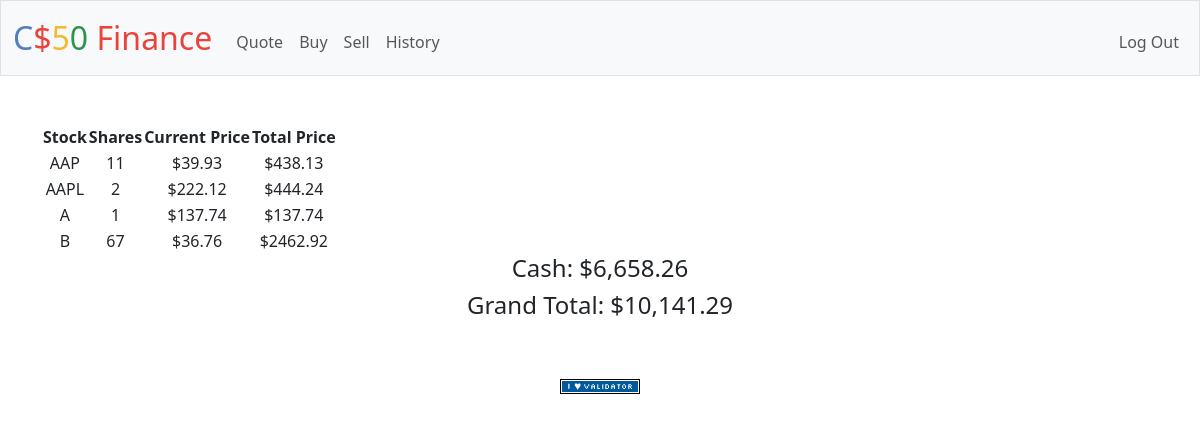
/ (signed in), run on the app's committed database.
### tables this page shows
CREATE TABLE purchase (id INTEGER PRIMARY KEY AUTOINCREMENT NOT NULL, username TEXT NOT NULL, symbol TEXT NOT NULL, shares NUMERIC NOT NULL, cost NUMERIC NOT NULL, total NUMERIC NOT NULL);

### app.py (the view)
@app.route("/")
@login_required
def index():
    stocks = db.execute("SELECT * FROM purchase WHERE username = (SELECT username FROM users WHERE id = ?)", session["user_id"])
    cash = db.execute("SELECT * FROM users WHERE id = ?", session["user_id"])
    total = cash[0]["cash"]
    for stock in stocks:
        total += stock["total"]
    return render_template("index.html", stocks = stocks, total = usd(total), cash = usd(cash[0]["cash"]))

### app.py (called while the page is built)
@app.after_request
def after_request(response):
    response.headers["Cache-Control"] = "no-cache, no-store, must-revalidate"
    response.headers["Expires"] = 0
    response.headers["Pragma"] = "no-cache"
    return response

### helpers.py (called while the page is built)
def login_required(f):
    @wraps(f)
    def decorated_function(*args, **kwargs):
        if session.get("user_id") is None:
            return redirect("/login")
        return f(*args, **kwargs)
    return decorated_function

def usd(value):
    return f"${value:,.2f}"

### templates/index.html (shortened to what this page needs)
{% extends "layout.html" %}
{% block main %}
    <table>
        <thead>
                <th>Stock</th>
                <th>Shares</th>
                <th>Current Price</th>
                <th>Total Price</th>
        </thead>
        <tbody>
            {%for stock in stocks%}
                <tr>
                    <td>{{stock["symbol"]}}</td>
                    <td>{{stock["shares"]}}</td>
                    <td>${{stock["cost"]}}</td>
                    <td>${{stock["total"]}}</td>
                </tr>
            {%endfor%}
        </tbody>
    </table>
    <div>
        <h4>Cash: {{cash}}</h4>
        <h4>Grand Total: {{total}}</h4>
    </div>
{% endblock %}

### templates/layout.html (shortened to what this page needs)
<!DOCTYPE html>
<html lang="en">
    <head>
        <link href="https://cdn.jsdelivr.net/npm/bootstrap@5.3.3/dist/css/bootstrap.min.css" rel="stylesheet">
        <link href="/static/styles.css" rel="stylesheet">
    </head>
    <body>
        <nav class="bg-light border navbar navbar-expand-md navbar-light">
            <div class="container-fluid">
                <a class="navbar-brand" href="/"><span class="blue">C</span><span class="red">$</span><span class="yellow">5</span><span class="green">0</span> <span class="red">Finance</span></a>
                <div class="collapse navbar-collapse" id="navbar">
                    {% if session["user_id"] %}
                        <ul class="navbar-nav me-auto mt-2">
                            <li class="nav-item"><a class="nav-link" href="/quote">Quote</a></li>
                            <li class="nav-item"><a class="nav-link" href="/buy">Buy</a></li>
                            <li class="nav-item"><a class="nav-link" href="/sell">Sell</a></li>
                            <li class="nav-item"><a class="nav-link" href="/history">History</a></li>
                        </ul>
                        <ul class="navbar-nav ms-auto mt-2">
                            <li class="nav-item"><a class="nav-link" href="/logout">Log Out</a></li>
                        </ul>
                    {% else %}
                        <ul class="navbar-nav ms-auto mt-2">
                            <li class="nav-item"><a class="nav-link" href="/register">Register</a></li>
                            <li class="nav-item"><a class="nav-link" href="/login">Log In</a></li>
                        </ul>
                    {% endif %}
                </div>
            </div>
        </nav>
        <main class="container py-5 text-center">
            {% block main %}{% endblock %}
        </main>
        <footer class="mb-5">
            <form action="https://validator.w3.org/check" class="text-center" enctype="multipart/form-data" method="post" target="_blank">
                <input alt="Validate" src="/static/I_heart_validator.png" type="image">
            </form>
        </footer>
    </body>
</html>

### static/styles.css (style rules this page uses)
nav .navbar-brand { font-size: xx-large; }
nav .navbar-brand .blue { color: #537fbe; }
nav .navbar-brand .red { color: #ea433b; }
nav .navbar-brand .yellow { color: #f5b82e; }
nav .navbar-brand .green { color: #2e944b; }

### data on the page
purchase: symbol "AAP", shares "11", cost "39.93", total "438.13"
purchase: symbol "AAPL", shares "2", cost "222.12", total "444.24"
purchase: symbol "A", shares "1", cost "137.74", total "137.74"
purchase: symbol "B", shares "67", cost "36.76", total "2462.92"

### other printed values
{{ cash }} "$6,658.26"
{{ total }} "$10,141.29"
